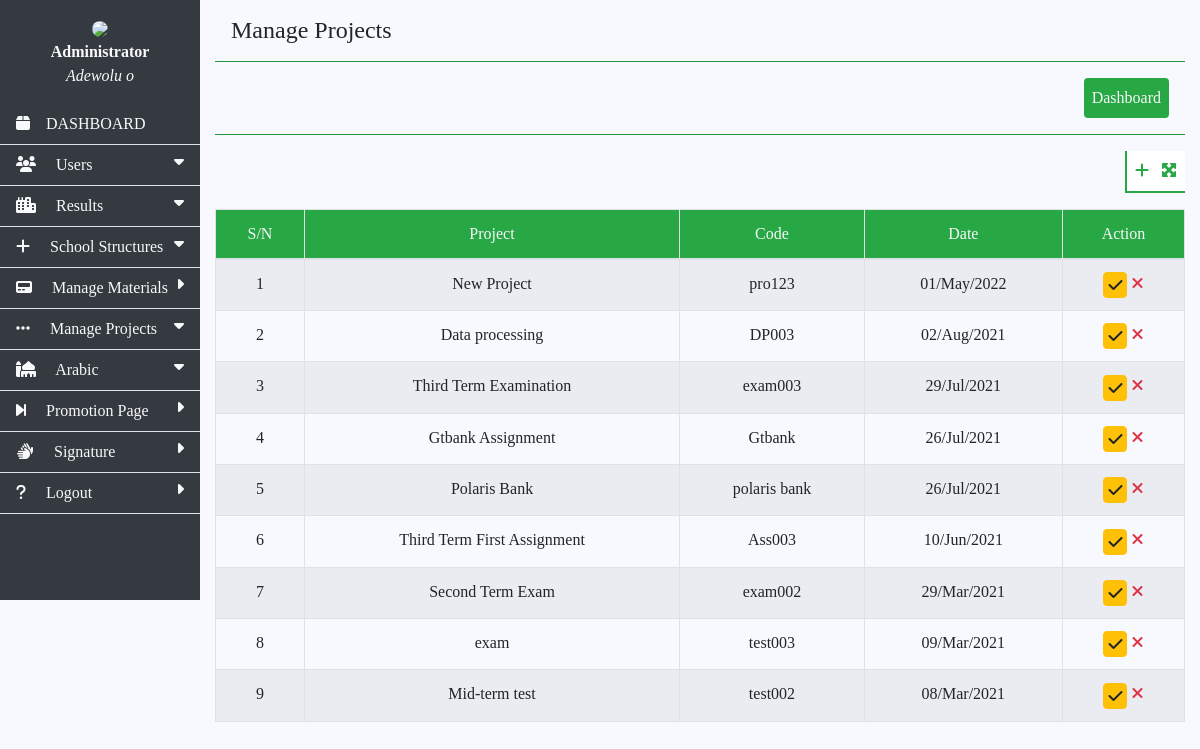
/admin/projects.php (signed in), run on the app's committed database.
### tables this page shows
CREATE TABLE `register` (
  `id` int(10) NOT NULL,
  `name` varchar(255) NOT NULL,
  `gender` varchar(255) NOT NULL,
  `code` varchar(255) NOT NULL,
  `class` int(10) NOT NULL,
  `arabic_class` int(10) NOT NULL,
  `session` int(10) NOT NULL,
  `dob` varchar(255) NOT NULL,
  `parent` int(11) NOT NULL,
  `job` varchar(255) NOT NULL,
  `email` varchar(255) NOT NULL,
  `phone` varchar(255) NOT NULL,
  `address` text NOT NULL,
  `date` varchar(255) NOT NULL,
  `username` varchar(255) NOT NULL,
  `password` varchar(255) NOT NULL,
  `level` int(11) NOT NULL DEFAULT 0,
  `status` int(11) NOT NULL DEFAULT 0,
  `signature` varchar(255) NOT NULL,
  `image` varchar(255) NOT NULL
);

CREATE TABLE `projects` (
  `id` int(10) NOT NULL,
  `project` varchar(255) NOT NULL,
  `code` varchar(255) NOT NULL,
  `status` int(10) NOT NULL DEFAULT 0,
  `date` varchar(255) NOT NULL
);

### admin/inc/session.php (called while the page is built, shortened)
<?php
  include('inc/config.php');
    $user_check = $_SESSION['id'];
    $ses_sql = mysqli_query($connect, "SELECT * FROM register WHERE id = '$user_check' && level = 4 ");
?>

### admin/projects.php (the view, shortened to what this page needs)
<?php
	include 'inc/session.php';
?>
<!DOCTYPE html>
<html>
<head>
	<?php include 'inc/link.php'; ?>
</head>
<body>
<div class="row ml-0 mr-0">
<?php include 'inc/sidebar.php'; ?>
<div class="col-md-10 ">
<h4 class="ml-3 mt-3">Manage Projects</h4>
<?php
include 'inc/hr.php';
?>
<span class="float-right mb-3 bot-left p-2 bg-white">
<a id="click" class="pointer text-success fas fa-plus mr-2" title="Add Project"></a>
<a href="projects" class="text-success fas fa-expand-arrows-alt" title="Refresh Page"></a>
</span>
<div class="clearfix"></div>
<table class="table table-striped table-bordered text-center">
<thead class="bg-success text-light">
<tr>
<td class="">S/N</td>
<td class="">Project</td>
<td class="">Code</td>
<td class="">Date</td>
<td class="">Action</td>
</tr>
</thead>
<tbody>
<?php
$sel = "SELECT * FROM projects ORDER BY id DESC";
$selt = mysqli_query($connect, $sel);
$n = 1;
while ($rw = mysqli_fetch_array($selt)) {
 ?>
<tr>
<td class=""><?php echo $n++; ?></td>
<td class=""><?php echo $rw['project']; ?></td>
<td class=""><?php echo $rw['code']; ?></td>
<td class=""><?php echo $rw['date']; ?></td>
<td class="">
<a href="approve?approve_proj=<?php echo $rw['id']; ?>" title="<?php if($rw['status'] == 1){echo "click to Unapprove";}else{echo "Click to Approve";} ?>"><button class="fas fa-check btn p-1
		<?php if($rw['status'] == 1){echo "btn-success";}else{echo "btn-warning";} ?>"></button></a>
<span title="Delete" id="del<?php echo $rw['id']; ?>" class="fas fa-times text-danger pointer"></span></td>
</tr>
<?php } ?>
</tbody>
</table>
</div>
</div>
</body>
</html>

### admin/inc/link.php (shortened to what this page needs)
<link rel="stylesheet" type="text/css" href="../bootstrap/bootstrap-4.6/css/bootstrap.min.css">
 <link rel="stylesheet" type="text/css" href="../font/css/all.min.css">
 <link rel="stylesheet" type="text/css" href="../css/styles.css">

### admin/inc/sidebar.php (shortened to what this page needs)
							<div class="col-md-2 bg-dark p-0 " style="" id="left_side">
								<div class="nav-link p-3 text-center">
									<img src="../images/fidelity logo.jpg" class="w-50 round" style="border-radius: 50%"><br>
									<b class="text-light">Administrator</b><br>
									<i class="text-light">
									<?php
											foreach($ses_sql as $person){
												echo $person['name'];
											}
									?>
									</i>
								</div>
								<a  href="index"  class="nav-link border-bottom text-light" title="Dashboard">
									<b class="fas fa-box text-light mr-3"></b>DASHBOARD
								</a>
<div id="members" class="nav-link border-bottom text-light pointer" title="All Users">
		<b class="fas fa-users mr-3"></b>
			Users
		<b class="fas fa-caret-down text-light float-right"></b>
</div>
<div id="result_show" class="nav-link border-bottom text-light pointer result_show" title="Insert, View and Edit Results">
		<b class="fas fa-city mr-3"></b>
			Results
		<b class="fas fa-caret-down text-light float-right"></b>
</div>
							<div id="" class="nav-link border-bottom text-light pointer posts" title="Manage terms, class and session">
								<b class="fas fa-plus mr-3"></b>
								School Structures
								<b class="fas fa-caret-down text-light float-right"></b>
		</div>
							<a href="materials" title="Manage Course Materials" class="nav-link border-bottom text-light">
								<b class="fas fa-pager mr-3"></b>
								Manage Materials
								<b class="fas fa-caret-right float-right"></b>
							</a>
				<div id="" class="nav-link border-bottom text-light pointer page" title="Create and view Submitted projects">
					<b class="fas fa-ellipsis-h mr-3"></b>
					Manage Projects
					<b class="fas fa-caret-down text-light float-right"></b>
				</div>
<div class="nav-link border-bottom text-light pointer" id="tap"  title="Arabic Department">
	<b class="fas fa-mosque mr-3"></b>
		Arabic
	<b class="fas fa-caret-down text-light float-right"></b>
</div>
		<a href="promotion" class="nav-link border-bottom text-light" title="Promotion Page">
			<b class="fas fa-step-forward mr-3"></b>
				Promotion Page
			<b class="fas fa-caret-right text-light float-right"></b>
		</a>
		<a href="signature" class="nav-link border-bottom text-light" title="Signature">
			<b class="fas fa-sign-language mr-3"></b>
				Signature
			<b class="fas fa-caret-right text-light float-right"></b>
		</a>
								<a href="logout" class="nav-link border-bottom text-light" title="Logout">
									<b class="fas fa-question mr-3"></b>
										Logout
									<b class="fas fa-caret-right text-light float-right"></b>
								</a>
							</div>

### admin/inc/hr.php (shortened to what this page needs)
<hr class="bg-success">
           		<a href="index" class="text-light">
           		<span class="float-right p-2 mr-3 bg-success rounded">
           		Dashboard
           </span>
           		</a>
           		<div class="clearfix"></div>
           	<hr class="bg-success">

### css/styles.css (style rules this page uses)
* { font-family: calibri; scroll-behavior: smooth; }
body { background-color: ghostwhite; }
.bot-left { border-left: 2px solid #28a745; border-bottom: 2px solid #28a745; }
.pointer { cursor: pointer; }
#left_side { position: sticky; top: 0; overflow-y: scroll; left: 0; height: 600px }

### data on the page
register: name "Adewolu o"
projects: project "New Project", code "pro123", date "01/May/2022", status 0 (drawn)
projects: project "Data processing", code "DP003", date "02/Aug/2021", status 0 (drawn)
projects: project "Third Term Examination", code "exam003", date "29/Jul/2021", status 0 (drawn)
projects: project "Gtbank Assignment", code "Gtbank", date "26/Jul/2021", status 0 (drawn)
projects: project "Polaris Bank", code "polaris bank", date "26/Jul/2021", status 0 (drawn)
projects: project "Third Term First Assignment", code "Ass003", date "10/Jun/2021", status 0 (drawn)
projects: project "Second Term Exam", code "exam002", date "29/Mar/2021", status 0 (drawn)
projects: project "exam", code "test003", date "09/Mar/2021", status 0 (drawn)
projects: project "Mid-term test", code "test002", date "08/Mar/2021", status 0 (drawn)
